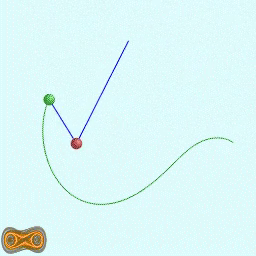
//> input picture frame 20 of L2H1/img/1.mp4, 256 x 256 px
$ ./L2H1   (built with g++ and OpenCV 4)
//> lines starting //> are read from the running program, lines starting //| are printed output that depends on the picture; after the words box and inside, x2 and y2 are one past the last pixel; in counts of white or black regions, pixels touching at a corner belong together
#include <iostream>
#include <vector>
#include <array>
#include <stdio.h>
#include <stdlib.h>
#include <time.h>

#include <opencv2/opencv.hpp>
#include <opencv2/highgui/highgui.hpp>
#include <opencv2/imgproc/imgproc.hpp>
#include <opencv2/core/core.hpp>

using namespace cv;
using namespace std;

vector <Point> PRES;
int            PREPOINTS = 5;
int            FITTIMES  = 3;
int            EXTEND    = 20;

bool isFollowing = false;
Rect preRoiG;

bool polynomial = 0; // polynomial fitting prediction
bool vvsv       = 1;       // 2-D accelerate vector prediction
bool FITMETHOD  = vvsv;

/**
 * 加速度预测
 *  X = 2*X(n) - X(n-1)
 * 令每一帧为 t = 1
 * 易得 加速度 a = (X(n) - X(n-1)) / t , (t=1)
 * 由 V(t) = V(0) + a*t 得
 *  X(n+1) = X(n) + X(n) - X(n-1)
**/
// [12 lines left out: functions getPredictX, get2vsv, not called in this run]

/**
 * 多项式拟合
 * y = a0 + a1*X + a2*X^2 + ... + an*X^n
 * Mat(Y) = Mat(X)*Mat(A)
 * Mat(A) = inverse(Mat(X))*Mat(Y)
 * 当无解时，属于超定方程
 * 参考： https://blog.csdn.net/i_chaoren/article/details/79822574
 * 参考： https://www.cnblogs.com/narjaja/p/9304472.html
**/
// [33 lines left out: function curveFit, not called in this run]

bool isSquare(Rect rect, float thresh)
{
    return (rect.width > rect.height * (1 - thresh)) && (rect.width < rect.height * (1 + thresh));
}

int solve()
{
    VideoCapture capture("img/1.mp4");

    if (!capture.isOpened())
    {
        cout << "fail to open" << endl;
        return -1;
    }

    long maxFrame = capture.get(CV_CAP_PROP_FRAME_COUNT);

    Mat src, kernel;
    kernel       = getStructuringElement(CV_SHAPE_RECT, cv::Size(3, 3));

    Scalar minG(35, 43, 46);
    Scalar maxG(77, 255, 255);

    int                    cur;
    Mat                    hsv, g;
    vector <vector<Point>> contours;

    Mat  drawing;
    int  counter = 0;
    Rect rect;

    Mat roiG;

    int  rowStart;
    int  colStart;
    int  rowEnd;
    int  colEnd;
    bool checkFind;

    Mat     params;
    Point2d preP, curP;
    preP.x = 0;
    preP.y = 0;
    int curPX;
    while (true)
    {
        cur = capture.get(CV_CAP_PROP_POS_FRAMES);
        cout << "cur : " << cur << "    ";
        capture >> src;
//> src is the input picture: 256 rows x 256 cols, CV_8UC3; mean B, G, R 246.9, 247.4, 219.6

        if (src.empty())
        {
            cout << "video is over" << endl;
            return -1;
        }

        cvtColor(src, hsv, COLOR_BGR2HSV);
//> hsv: 256 rows x 256 cols, CV_8UC3; mean H, S, V 89.5, 32.5, 249.2
        inRange(hsv, minG, maxG, g);
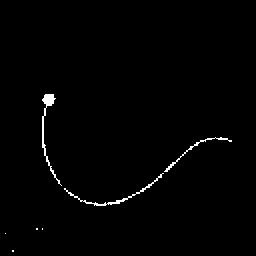
//> g: 256 rows x 256 cols, CV_8UC1; 1% white in thin lines or dots, all inside (x1, y1, x2, y2) = (5, 94, 232, 252)
        erode(g, g, kernel, Point(-1, -1), 3);
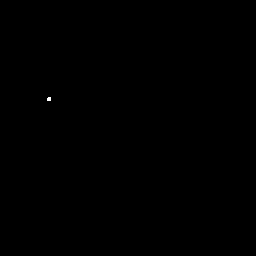
//> g: 256 rows x 256 cols, CV_8UC1; 0.02% white; 1 white region (1 under 20 px)
        dilate(g, g, kernel, Point(-1, -1), 3);
//> g: 256 rows x 256 cols, CV_8UC1; 0.15% white; 1 white region

        if (isFollowing)
        {
            rowStart = preRoiG.y - EXTEND;
            colStart = preRoiG.x - EXTEND;
            rowEnd   = preRoiG.y + preRoiG.height + EXTEND;
            colEnd   = preRoiG.x + preRoiG.width + EXTEND;

            if (rowStart < 0) rowStart    = 0;
            if (colStart < 0) colStart    = 0;
            if (rowEnd > hsv.rows) rowEnd = hsv.rows;
            if (colEnd > hsv.cols) colEnd = hsv.cols;

            roiG = g(Range(rowStart, rowEnd), Range(colStart, colEnd));
            findContours(roiG, contours, RETR_EXTERNAL, CHAIN_APPROX_SIMPLE);
            cvtColor(g, drawing, cv::COLOR_GRAY2BGR);

            checkFind = false;
            for (size_t idx = 0; idx < contours.size(); idx++)
            {
                rect = boundingRect(contours[idx]);
                rect.x = rect.x + colStart;
                rect.y = rect.y + rowStart;

                if (isSquare(rect, 0.5))
                {
                    counter += 1;
                    rectangle(drawing, Rect(rect.x, rect.y, rect.width, rect.height), Scalar(0, 255, 0), 1);
                    PRES.push_back(Point(rect.x + (int) (rect.width / 2), rect.y + (int) (rect.height / 2)));
                    isFollowing = true;
                    checkFind   = true;
                    preRoiG     = rect;
                    cout << "following now" << endl;
                    break;
                }
            }

            if (checkFind == false)
            {
                cout << "missing now" << endl;
                isFollowing = false;
            }
        } else
        {
            findContours(g, contours, RETR_EXTERNAL, CHAIN_APPROX_SIMPLE);
//> contours = 1 contour; box (x1, y1, x2, y2) and area: (44, 94, 54, 104) 80
            cvtColor(g, drawing, cv::COLOR_GRAY2BGR);
//> drawing: 256 rows x 256 cols, CV_8UC3; 0.15% white; 1 white region, box (x1, y1, x2, y2) and area: (44, 94, 54, 104) 99

            checkFind = false;
            for (size_t idx = 0; idx < contours.size(); idx++)
            {
                rect = boundingRect(contours[idx]);
                if (isSquare(rect, 0.5))
                {
                    rectangle(drawing, rect, Scalar(0, 255, 0), 1);
                    PRES.push_back(Point(rect.x + (int) (rect.width / 2), rect.y + (int) (rect.height / 2)));
                    isFollowing = true;
                    checkFind   = true;
                    preRoiG     = rect;
                    cout << "find" << endl;
                    break;
                }
            }
//> this loop made 1 pass
//> preRoiG on pass 1: Rect(44, 94, 10, 10)
//| find
//> drawing: 256 rows x 256 cols, CV_8UC3; mean B, G, R 0.2, 0.4, 0.2

            if (checkFind == false)
            {
                cout << "can't find object" << endl;
            }
        }

        if (PRES.size() == PREPOINTS)
        {
            if (FITMETHOD)
            {
                curP = get2vsv(PRES);
            }
            else
            {
                curveFit(PRES, FITTIMES, params);

                curP.x = getPredictX(PRES);
                curP.y = 0;
                for (int j = 0; j < FITTIMES + 1; ++j)
                {
                    curP.y += params.at<double>(j, 0) * pow(curP.x, j);
                }
            }

            circle(drawing, curP, 2, Scalar(0, 0, 255), CV_FILLED, CV_AA);
            circle(drawing, preP, 2, Scalar(255, 0, 0), CV_FILLED, CV_AA);
            preP = curP;

            for (int i = 0; i < PRES.size(); ++i)
            {
                circle(drawing, PRES[i], 2, Scalar(0, 255, 0), CV_FILLED, CV_AA);
            }

            PRES.erase(PRES.begin());
        }

        if (!roiG.empty())
            imshow("roi", roiG);
        imshow("drawing", drawing);

        if (cur == maxFrame - 1)
        {
            cout << " accuracy: " << counter * 1.0 / maxFrame << "    ";
            capture.set(CV_CAP_PROP_POS_FRAMES, 0);
        }

        if (waitKey(0) == 27)
//> the Esc key is pressed
            break;
    }

    cv::destroyAllWindows();
    capture.release();
    return 0;
}

int main(int argc, char const *argv[])
{
    // clock_t start, end;
    // double duration;

    // start = clock();
    int error = solve();
    // end = clock();

    // duration = (double)(end - start) / CLOCKS_PER_SEC;
    // cout << "Elapsed time : " << duration << endl;

    return error;
}

$ run again, starting later in the video
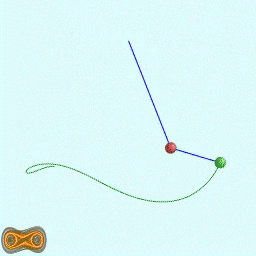
//> input picture frame 90 of L2H1/img/1.mp4, 256 x 256 px
//> in solve, src is the input picture: 256 rows x 256 cols, CV_8UC3; mean B, G, R 247, 247.4, 219.7
//> hsv: 256 rows x 256 cols, CV_8UC3; mean H, S, V 89.4, 32.5, 249.3
//> in solve, `inRange(hsv, minG, maxG, g);`:
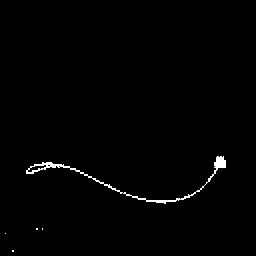
//> g: 256 rows x 256 cols, CV_8UC1; 0.96% white in thin lines or dots, all inside (x1, y1, x2, y2) = (5, 156, 226, 252)
//> contours = 1 contour; box (x1, y1, x2, y2) and area: (216, 157, 226, 168) 84
//> the loop in solve, `for (size_t idx = 0; idx < contours.size(); idx++)` made 1 pass
//> preRoiG on pass 1: Rect(216, 157, 10, 11)
//> (printed output is left out)

$ run again, starting later in the video
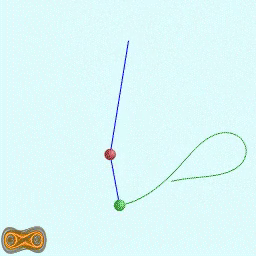
//> input picture frame 160 of L2H1/img/1.mp4, 256 x 256 px
//> in solve, src is the input picture: 256 rows x 256 cols, CV_8UC3; mean B, G, R 247, 247.5, 219.7
//> hsv: 256 rows x 256 cols, CV_8UC3; mean H, S, V 89.4, 32.5, 249.3
//> in solve, `inRange(hsv, minG, maxG, g);`:
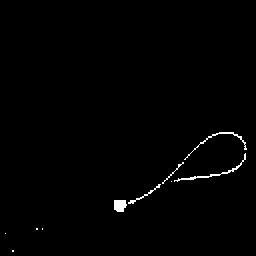
//> g: 256 rows x 256 cols, CV_8UC1; 0.86% white; 10 white regions (5 under 20 px), largest, box (x1, y1, x2, y2) and area: (174, 153, 246, 182) 166, (184, 132, 247, 160) 134, (114, 200, 127, 212) 133, (128, 184, 161, 204) 78, (162, 162, 184, 184) 43
//> contours = 1 contour; box (x1, y1, x2, y2) and area: (114, 200, 126, 212) 110
//> the loop in solve, `for (size_t idx = 0; idx < contours.size(); idx++)` made 1 pass
//> preRoiG on pass 1: Rect(114, 200, 12, 12)
//> (printed output is left out)
